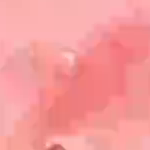
#> input picture beepi/applied_sciences_2019_9_18_3743_models/img/nb.png, 150 x 150 px
$ python -i rgb_gray_binarize.py   (imports and definitions only)   (Python 2 division)
#> lines starting #> are read from the running program, lines starting #| are printed output that depends on the picture
#!/usr/bin/python

'''
================================================================================
1. Python Generator Factories, Generator Objects, and Generator Comprehension
2. Converting RGB Images to Gray-Level Images through Relative Luminance
3. Basic image processing with Python Image Library (PIL)

>>> im = Image.open('android_icon_large.png')
>>> gray_im = rgb_to_gray(im)
>>> gray_im.save('android_icon_large_gray.png')
>>> gray_im_bin = binarize_gray(gray_im)
>>> gray_im_bin.save('android_icon_large_gray_bin.png')
>>> rgb_im_bin = binarize_rgb(im)
>>> rgb_im_bin.save('android_icon_large_rgb_bin.png')

bugs to vladimir dot kulyukin at gmail dot com
================================================================================
'''
import Image
import os

## relative luminance conversion formula from
## http://en.wikipedia.org/wiki/Luminance_(relative)
def luminosity(rgb, rcoeff=0.2126, gcoeff=0.7152, bcoeff=0.0722):
    return rcoeff*rgb[0]+gcoeff*rgb[1]+bcoeff*rgb[2]

## take a PIL rgb image and produce a factory that yields
## ((x, y), (r, g, b)), where (x, y) are the coordinates
## of a pixel, (x, y), and its RGB values.
def gen_pix_factory(im):
    num_cols, num_rows = im.size
    c, r = 0, 0
    while r != num_rows:
        c = c % num_cols
        yield ((c, r), im.getpixel((c, r)))
        if c == num_cols - 1: r += 1
        c += 1

## take a PIL RBG image and a luminosity conversion formula,
## and return a new gray level PIL image in which
## each pixel is obtained by applying the luminosity formula
## to the corresponding pixel in the RGB image.
def rgb_to_gray(rgb_img, conversion=luminosity):
    gray_img = Image.new('L', rgb_img.size)
    gen_pix = gen_pix_factory(rgb_img)
    lum_pix = ((gp[0], conversion(gp[1])) for gp in gen_pix)
    for lp in lum_pix:
        gray_img.putpixel(lp[0], int(lp[1]))
    return gray_img

## take a gray level image an a gray level threshold
## and replace a pixel's gray level with 0 (black) if
## its gray level value is <= than the threshold and
## with 255 (white) if it is > than the threshold.
def binarize_gray(gray_img, thresh=100):
    gen_pix = gen_pix_factory(gray_img)
    for pix in gen_pix:
        if pix[1] <= thresh:
            gray_img.putpixel(pix[0], 0)
        else:
            gray_img.putpixel(pix[0], 255)
    return gray_img

def binarize_rgb(rgb_img, thresh=70):
    return binarize_gray(rgb_to_gray(rgb_img))

def img_test(img_dir, img_name):
    img_path = os.path.join(img_dir, img_name)
    file_ext = os.path.splitext(img_path)[-1].lower()
    img_gray_path = os.path.splitext(img_path)[-2] + '_gray' + file_ext
    img_bin_path = os.path.splitext(img_path)[-2] + '_bin' + file_ext
    img_bin_path_2 = os.path.splitext(img_path)[-2] + '_bin2' + file_ext
    print img_gray_path, "\n"
    im = Image.open(img_path)
    ## 1. convert rgb to gray level
    gray_im = rgb_to_gray(im)
    gray_im.save(img_gray_path)
    ## 2. binarize and save
    bin_im = binarize_gray(gray_im)
    bin_im.save(img_bin_path)
    bin_im2 = binarize_rgb(im)
    bin_im2.save(img_bin_path_2)
    del im
    del gray_im
    del bin_im
    del bin_im2

>>> import cv2
>>> picture = cv2.imread('../beepi/applied_sciences_2019_9_18_3743_models/img/nb.png', cv2.IMREAD_GRAYSCALE)
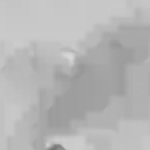
#> picture: shape (150, 150); min 115, max 217, mean 181.8
>>> result = binarize_rgb(picture)
#> (the run stopped early here; a loop or call above may not have finished)

$ run again, on beepi/applied_sciences_2019_9_18_3743_models/img/nb2.png
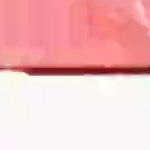
#> input picture beepi/applied_sciences_2019_9_18_3743_models/img/nb2.png, 150 x 150 px
#> `picture = cv2.imread('../beepi/applied_sciences_2019_9_18_3743_models/..`:
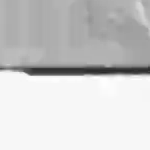
#> picture: shape (150, 150); min 42, max 255, mean 205.1
